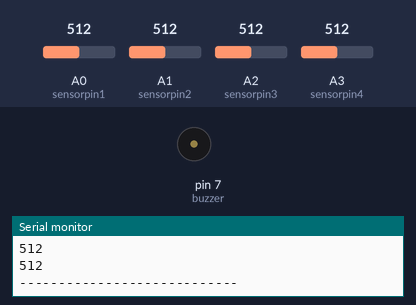
A sketch run on a simulated Arduino Uno, built with avr-gcc and run on an emulated ATmega328P. Parts: buzzer (waves = sounding), the last lines printed to the serial monitor. The test bench sets the inputs (shaded band); at power-on: A0 (sensorpin1) = 512, A1 (sensorpin2) = 512, A2 (sensorpin3) = 512, A3 (sensorpin4) = 512.

Above: at 1.9 s.
2.0 s: A0 (sensorpin1) set to 990
3.9 s: A0 (sensorpin1) set to 1017
At 5.7 s:
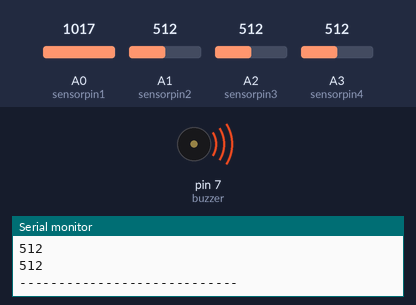
Timing chart, 0 to 7.2 s (numbered marks = the images above; inputs shaded):
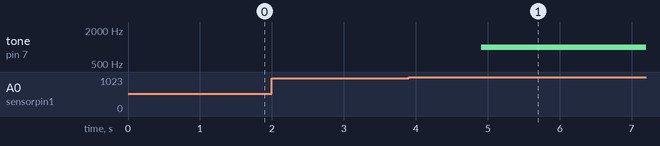

Measured:
- the behaviour switches between 1000 and 1001 on A0 (sensorpin1) (found by bisection; images 0 and 1)
- after the input at 3.9 s, tone on pin 7 (buzzer): silent → 1000 Hz after 1.0 s

The sketch:

arduinoUNO.ino
```cpp
\

#define sensorpin1 A0 // analog pin 0
#define sensorpin2 A1
#define sensorpin3 A2
#define sensorpin4 A3
const int buzzer=7;
void setup() {
 Serial.begin(9600);
 pinMode(buzzer, OUTPUT);
}

void loop() {
  int a=analogRead(sensorpin1);
  int b=analogRead(sensorpin2);
  int c=analogRead(sensorpin3);
  int d=analogRead(sensorpin4);
   Serial.println(a);
   Serial.println(b);

   Serial.println(c);
   Serial.println(d);
   Serial.println("----------------------------");
    if(a>1000 || b>1000 || c>1000 || d>1000){
      delay(500);


     tone(buzzer,1000);
      delay(1007 );
    }
    else {


     noTone(buzzer);
     delay(100);
    }
    delay(1000);
}
```
